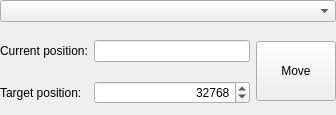
<?xml version="1.0" encoding="UTF-8"?>
<ui version="4.0">
 <class>focusercontrollerwidget</class>
 <widget class="QWidget" name="focusercontrollerwidget">
  <property name="geometry">
   <rect>
    <x>0</x>
    <y>0</y>
    <width>336</width>
    <height>115</height>
   </rect>
  </property>
  <property name="minimumSize">
   <size>
    <width>0</width>
    <height>115</height>
   </size>
  </property>
  <property name="maximumSize">
   <size>
    <width>16777215</width>
    <height>115</height>
   </size>
  </property>
  <property name="windowTitle">
   <string>Form</string>
  </property>
  <layout class="QVBoxLayout" name="verticalLayout">
   <property name="leftMargin">
    <number>0</number>
   </property>
   <property name="topMargin">
    <number>0</number>
   </property>
   <property name="rightMargin">
    <number>0</number>
   </property>
   <property name="bottomMargin">
    <number>0</number>
   </property>
   <item>
    <widget class="QComboBox" name="focuserSelectionBox"/>
   </item>
   <item>
    <widget class="QWidget" name="focuserInfo" native="true">
     <layout class="QGridLayout" name="gridLayout">
      <property name="leftMargin">
       <number>0</number>
      </property>
      <property name="topMargin">
       <number>0</number>
      </property>
      <property name="rightMargin">
       <number>0</number>
      </property>
      <property name="bottomMargin">
       <number>0</number>
      </property>
      <item row="1" column="0">
       <widget class="QLabel" name="targetLabel">
        <property name="text">
         <string>Target position:</string>
        </property>
       </widget>
      </item>
      <item row="0" column="0">
       <widget class="QLabel" name="currentLabel">
        <property name="text">
         <string>Current position:</string>
        </property>
       </widget>
      </item>
      <item row="0" column="1">
       <widget class="QLineEdit" name="currentField">
        <property name="alignment">
         <set>Qt::AlignRight|Qt::AlignTrailing|Qt::AlignVCenter</set>
        </property>
        <property name="readOnly">
         <bool>true</bool>
        </property>
       </widget>
      </item>
      <item row="1" column="1">
       <widget class="QSpinBox" name="positionSpinBox">
        <property name="alignment">
         <set>Qt::AlignRight|Qt::AlignTrailing|Qt::AlignVCenter</set>
        </property>
        <property name="maximum">
         <number>65535</number>
        </property>
        <property name="singleStep">
         <number>100</number>
        </property>
        <property name="value">
         <number>32768</number>
        </property>
       </widget>
      </item>
      <item row="0" column="2" rowspan="2">
       <widget class="QPushButton" name="positionButton">
        <property name="minimumSize">
         <size>
          <width>60</width>
          <height>60</height>
         </size>
        </property>
        <property name="maximumSize">
         <size>
          <width>1000</width>
          <height>60</height>
         </size>
        </property>
        <property name="text">
         <string>Move</string>
        </property>
       </widget>
      </item>
     </layout>
    </widget>
   </item>
  </layout>
 </widget>
 <resources/>
 <connections>
  <connection>
   <sender>positionButton</sender>
   <signal>clicked()</signal>
   <receiver>focusercontrollerwidget</receiver>
   <slot>guiChanged()</slot>
   <hints>
    <hint type="sourcelabel">
     <x>302</x>
     <y>63</y>
    </hint>
    <hint type="destinationlabel">
     <x>335</x>
     <y>114</y>
    </hint>
   </hints>
  </connection>
  <connection>
   <sender>positionSpinBox</sender>
   <signal>valueChanged(int)</signal>
   <receiver>focusercontrollerwidget</receiver>
   <slot>guiChanged()</slot>
   <hints>
    <hint type="sourcelabel">
     <x>162</x>
     <y>92</y>
    </hint>
    <hint type="destinationlabel">
     <x>335</x>
     <y>114</y>
    </hint>
   </hints>
  </connection>
  <connection>
   <sender>focuserSelectionBox</sender>
   <signal>currentIndexChanged(int)</signal>
   <receiver>focusercontrollerwidget</receiver>
   <slot>focuserChanged(int)</slot>
   <hints>
    <hint type="sourcelabel">
     <x>296</x>
     <y>12</y>
    </hint>
    <hint type="destinationlabel">
     <x>329</x>
     <y>30</y>
    </hint>
   </hints>
  </connection>
  <connection>
   <sender>positionSpinBox</sender>
   <signal>editingFinished()</signal>
   <receiver>focusercontrollerwidget</receiver>
   <slot>editingFinished()</slot>
   <hints>
    <hint type="sourcelabel">
     <x>217</x>
     <y>94</y>
    </hint>
    <hint type="destinationlabel">
     <x>236</x>
     <y>30</y>
    </hint>
   </hints>
  </connection>
 </connections>
 <slots>
  <slot>guiChanged()</slot>
  <slot>focuserChanged(int)</slot>
  <slot>editingFinished()</slot>
 </slots>
</ui>
